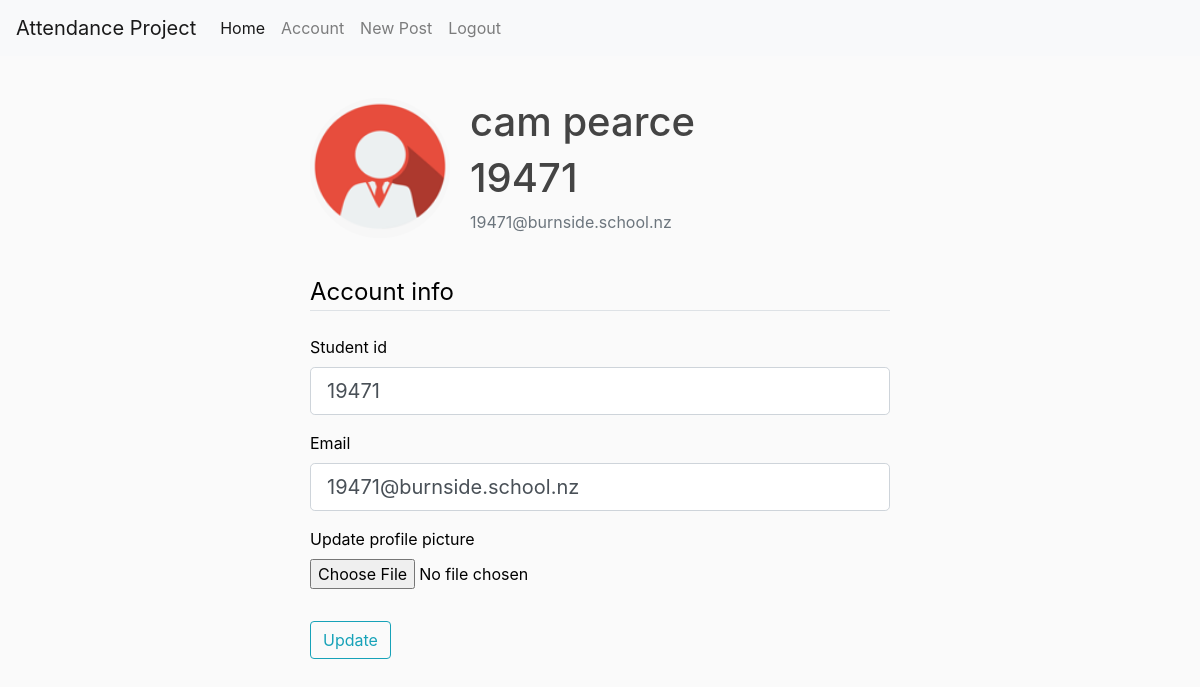
Page /account (signed in) on the committed database.
### attendance/models.py (models this page shows, shortened)
class User(UserMixin ,db.Model):
    id = db.Column(db.Integer, primary_key=True)
    fname = db.Column(db.String(20), nullable=True)
    lname = db.Column(db.String(20), nullable=True)
    student_id = db.Column(db.String(20), unique=True, nullable=False)
    email = db.Column(db.String(120), unique=True, nullable=False)
    image_file = db.Column(db.String(20), nullable=False, default='default.jpg')
    password = db.Column(db.String(60), nullable=False)
    posts = db.relationship('Post', backref='author', lazy=True)

### attendance/users/routes.py (the view)
@users.route('/account', methods=["GET", "post"])
@login_required # reqquires user to be logged in to access
def account():
    form = UpdateAccouintForm()
    if form.validate_on_submit() and request.method == "POST":
        if form.picture.data:
            picture_file = save_picture(form.picture.data)
            current_user.image_file =  picture_file # change the users pfp to the new picture file
        current_user.student_id = form.student_id.data
        current_user.email = form.email.data # add new email address
        db.session.commit() # commit changed to database
        flash('Your account has been updated', 'success')
        return redirect(url_for('users.account'))
    else:
        form.student_id.data = current_user.student_id
        form.email.data = current_user.email
    image_file = url_for('static', filename='profile_pics/' + current_user.image_file)
    return render_template("account.html", title=account, image_file=image_file, form=form)

### attendance/users/forms.py (shortened to what this page needs)
class UpdateAccouintForm(FlaskForm):
    student_id = StringField("Student id",validators=[DataRequired(), Length(min=2, max=20)])
    email = StringField("Email",[validators.DataRequired(), validators.Email()])
    picture = FileField('Update profile picture', validators=[FileAllowed(['jpg','png'])])
    submit = SubmitField('Update')

### attendance/models.py (called while the page is built)
@login_manager.user_loader
def load_user(user_id):
    return User.query.get(int(user_id))

### attendance/templates/account.html (shortened to what this page needs)
{%extends "layout.html"%}
{% block content %}
<body>
    <div class="container">
        <div class="media">
            <img class="rounded-circle account-img" src="{{ image_file }}">
            <div class="media-body">
                <h2 class="account-heading">{{ current_user.fname }} {{ current_user.lname }}</h2>
                <h3 class="account-heading">{{ current_user.student_id }}</h3>
                <p class="text-secondary">{{ current_user.email }}</p>
            </div>
        </div>
    </div>
    <div class="container">
        <form method="POST" action="" enctype="multipart/form-data">
            <fieldset class="form-group">
                <legend class="border-bottom mb-4">Account info </legend>
                <div class="form-group">
                    {{ form.student_id.label(class="form-control-label") }}
                {% if form.student_id.errors %}
                    {{ form.student_id(class="form-control form-control-lg is invalid") }}
                    <div class="invalid-feedback">
                        {% for error in form.student_id.errors %}
                            <span>{{ error }}</span>
                        {% endfor %}
                    </div>
                    {% else %}
                        {{ form.student_id(class="form-control form-control-lg") }}
                    {% endif %}
                </div>
                <div class="form-group">
                    {{ form.email.label(class="form-control-label") }}
                    {% if form.email.errors %}
                        {{ form.email(class="form-control form-control-lg is invalid") }}
                        <div class="invalid-feedback">
                            {% for error in form.email.errors %}
                                <span>{{ error }}</span>
                            {% endfor %}
                        </div>
                    {% else %}
                        {{ form.email(class="form-control form-control-lg") }}
                    {% endif %}
                </div>
                <div class="form-group">
                    {{ form.picture.label() }}
                    {{ form.picture(class="form-control-file") }}
                </div>
            </fieldset>
            <div class="form-group">
                {{ form.submit(class="btn btn-outline-info") }}
            </div>
        </form>
    </div>
</body>
{% endblock %}

### attendance/static/css/style.css (style rules this page uses)
body { background: #fafafa; color: #333333; }
h1, h2, h3, h4, h5, h6 { color: #444444; }
form { color:black; }
.container { width: 50%; margin: auto; padding: 10px; }
.account-img { height: 140px; width: 140px; margin-right: 20px; margin-bottom: 16px; }
.account-heading { font-size: 2.5rem; }
.media { margin-top: 2rem; }

### rows in the picture
User: fname "cam", lname "pearce", student_id "19471", email "19471@burnside.school.nz"
